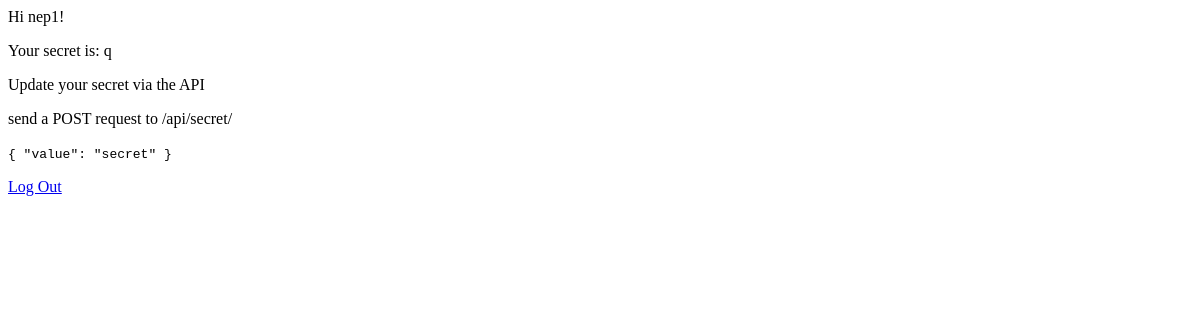
The app's page / (signed in), older data.
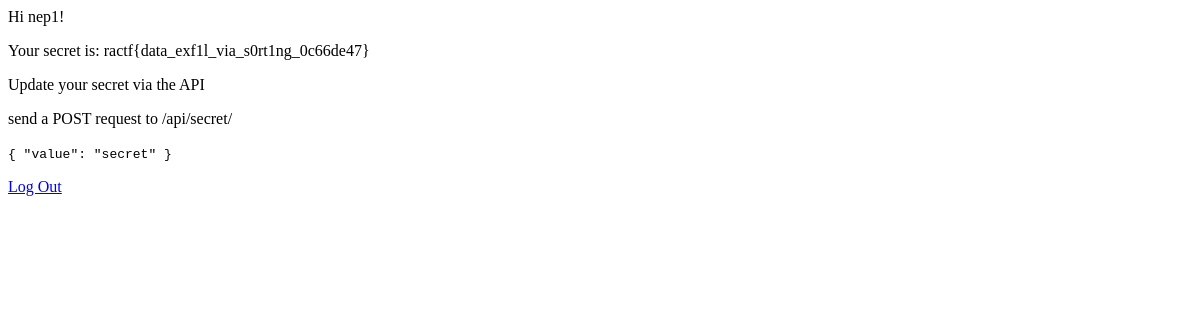
The same page, newer data.
### secret/models.py (models this page shows)
class Secret(models.Model):
    value = models.CharField(max_length=255)
    owner = models.OneToOneField(User, on_delete=CASCADE)
    last_updated = models.DateTimeField(auto_now=True)
    created = models.DateTimeField(auto_now_add=True)

### secret/views.py (the view)
# urls.py: 2. Add a URL to urlpatterns:  path('', views.home, name='home')
def home(request):
    if request.user.is_authenticated:
        secret = Secret.objects.filter(owner=request.user)
        if secret:
            return render(request, "home.html", context={"secret": secret[0].value})
    return render(request, "home.html")

### templates/home.html
{% extends 'base.html' %}
{% block content %}
{% if user.is_authenticated %}
  Hi {{ user.username }}!
  {% if secret %}
    <p>Your secret is: {{ secret }}</p>
    <p>Update your secret via the API</p>
  {% else %}
    <p>Set your secret via the API</p>
  {% endif %}
    <p>send a POST request to /api/secret/</p>
    <code>
      {
        "value": "secret"
      }
    </code>
  <p><a href="{% url 'logout' %}">Log Out</a></p>
{% else %}
  <p>You are not logged in</p>
  <a href="{% url 'login' %}">Log In</a>
  <a href="{% url 'register' %}">Register</a>
{% endif %}
{% endblock %}

### templates/base.html (shortened to what this page needs)
<!DOCTYPE html>
<html lang="en">
<head>
</head>
<body>
    {% block content %}
    {% endblock %}
</body>
</html>

Row changes from the older to the newer data that the page shows:
now on this page (row edited): Secret: value "ractf{data_exf1l_via_s0rt1ng_0c66de47}"
Text that changed along with them:
{{ secret }}: "q" → (not shown)
